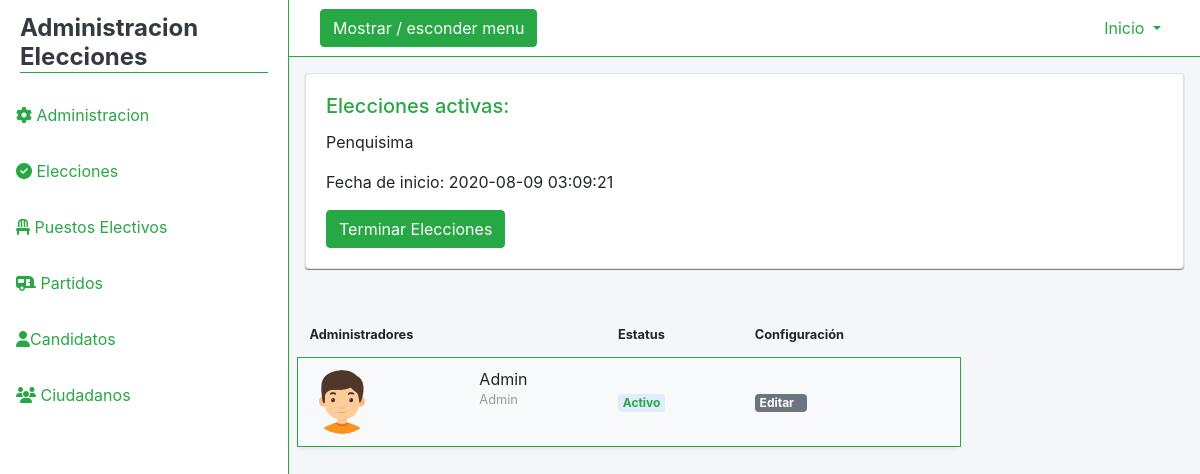
The page /admin/menuAdmin.php (signed in) on the database as committed earlier.
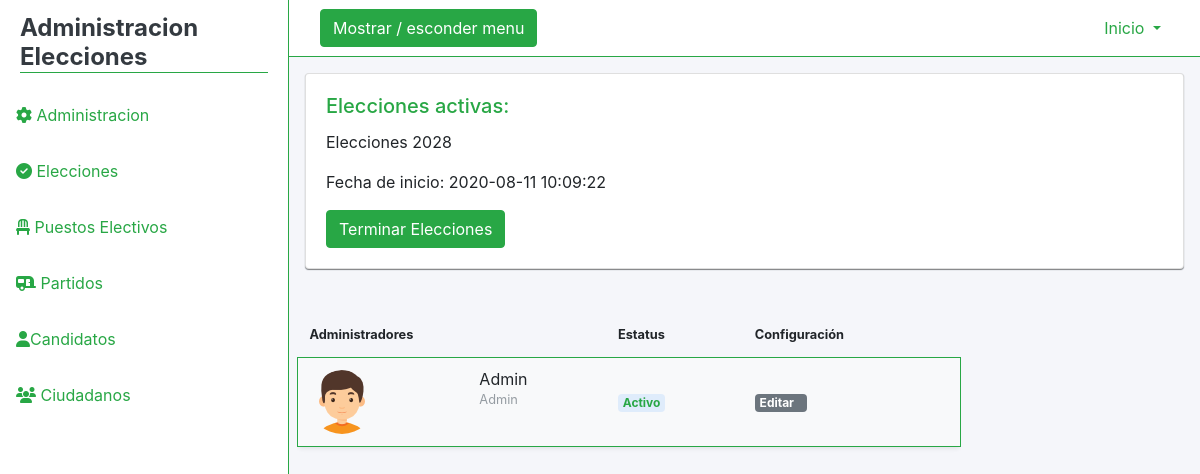
The same page on the database as committed later.
### tables this page shows
CREATE TABLE `elecciones` (
  `idElecciones` int(11) NOT NULL,
  `Nombre` varchar(45) DEFAULT NULL,
  `Fecha_realizacion` timestamp NULL DEFAULT current_timestamp(),
  `Estado` varchar(45) DEFAULT NULL
);

### elecciones/servicios/EleccioneServiceDataBase.php (called while the page is built, shortened)
<?php
require_once 'eleccion.php';
class EleccionServiceDatabase
{
    private $context;
    public function __construct()
    {
        $this->context = new Conexion();
    }
    public function GetList()
    {
        $elecciones = array();
        $db = $this->context->conectar();
        $stmt = $db->prepare("SELECT * FROM elecciones ORDER BY Fecha_realizacion DESC ");
        $stmt->execute();
        $result = $stmt->get_result();
        if ($result->num_rows !== 0) {
            while ($row = $result->fetch_object()) {
                $eleccion = new Eleccion();
                $eleccion->InicializarDatos($row->idElecciones, $row->Nombre, $row->Fecha_realizacion, $row->Estado);
                array_push($elecciones, $eleccion);
            }
        }
        return $elecciones;
    }
}

### elecciones/servicios/eleccion.php (called while the page is built, shortened)
<?php
class Eleccion
{
    public function InicializarDatos($id, $nombre, $Fecha_realizacion, $Estado)
    {
        $this->Nombre = $nombre;
        $this->Fecha_realizacion = $Fecha_realizacion;
        $this->Estado = $Estado;
    }
}

### admin/menuAdmin.php (the view, shortened to what this page needs)
<?php
require_once "../elecciones/servicios/EleccioneServiceDataBase.php";
$eleccion = new EleccionServiceDatabase();
$lista = $eleccion->GetList();
?>
<!DOCTYPE html>
<html lang="es">
<head>
    <link rel="stylesheet" href="../assets/css/admin.css" type="text/css">
    <link rel="stylesheet" href="https://stackpath.bootstrapcdn.com/bootstrap/4.5.0/css/bootstrap.min.css">
</head>
<body>
<div class="d-flex" id="content-wrapper">
    <div id="sidebar-container" class="bg-white border-right border-success">
      <div class="logo">
        <h4 class="font-weight-bold mb-0 text-dark border-bottom border-success">Administracion Elecciones</h4>
      </div>
      <div class="menu list-group-flush">
        <a href="#" class="list-group-item list-group-item-action text-success bg-white p-3 border-0"><i class="fas fa-cog"></i> Administracion</a>
        <a href="../elecciones/vistas/addElecciones.php" class="list-group-item list-group-item-action text-success bg-white p-3 border-0"><i class="fas fa-check-circle"></i> Elecciones</a>
        <a href="../puestosElectivos/vistas/addPuestoElectivo.php" class="list-group-item list-group-item-action text-success bg-white p-3 border-0"><i class="fas fa-chair"></i> Puestos Electivos</a>
        <a href="../partidos/vistas/addPartido.php" class="list-group-item list-group-item-action text-success bg-white p-3 border-0"><i class="fas fa-caravan"></i> Partidos</a>
         <a href="../candidatos/vistas/addCandidato.php" class="list-group-item list-group-item-action text-success bg-white p-3 border-0"><i class="fas fa-user"></i>Candidatos</a>
        <a href="../ciudadanos/vistas/addCiudadano.php" class="list-group-item list-group-item-action text-success bg-white p-3 border-0"> <i class="fas fa-users"></i> Ciudadanos</a>
      </div>
    </div>
    <div id="page-content-wrapper" class="w-100 bg-light-blue">
      <nav class="navbar navbar-expand-lg navbar-light bg-white border-bottom border-success">
        <div class="container">
          <button class="btn btn-success text-white" id="menu-toggle">Mostrar / esconder menu</button>
          <div class="collapse navbar-collapse" id="navbarSupportedContent">
            <ul class="navbar-nav ml-auto mt-2 mt-lg-0">
              <li class="nav-item dropdown">
                <a class="nav-link text-success dropdown-toggle" href="#" id="navbarDropdown" role="button"
                  data-toggle="dropdown" aria-haspopup="true" aria-expanded="false">
                 Inicio
                </a>
              </li>
            </ul>
          </div>
        </div>
      </nav>
<?php if (!empty($lista[0])): ?>
                  <div class="container-fluid p-3">
                    <div class="">
                    <div class="card card-elec">
  <div class="card-body">
    <h5 class="card-title text-success">Elecciones activas:</h5>
    <p class="card-text"> <?php echo $lista[0]->Nombre; ?></p>
    <p>Fecha de inicio: <?php echo $lista[0]->Fecha_realizacion; ?> </p>
    <?php if ($lista[0]->Estado == 'inactivo'): ?>
    <a href="../elecciones/servicios/terminarEleccion.php"  class="btn btn-success disabled">Terminar Elecciones</a>
    <?php else: ?>
 <a href="../elecciones/servicios/terminarEleccion.php"  class="btn btn-success ">Terminar Elecciones</a>
    <?php endif;?>
  </div>
</div>
                  </div>
</div>
      <div id="content" class="container-fluid p-2">
        <section class="py-3">
          <div class="row mb-3">
            <div class="col-xl-9 col-lg-12">
              <div class="table-responsive">
                <table class="table">
                  <thead>
                    <tr>
                      <th colspan="2"><small class="font-weight-bold">Administradores<small></th>
                      <th scope="col"><small class="font-weight-bold">Estatus<small></th>
                      <th scope="col"><small class="font-weight-bold">Configuración<small></th>
                    </tr>
                  </thead>
                  <tbody>
                    <tr class="shadow-sm border border-success rounded">
                      <td><img src="../assets/img/chico.png" class="img-fluid rounded-circle avatar" /></td>
                      <td><span class="d-block">Admin</span><small class="text-muted">Admin</small>
                      </td>
                      <td class="align-middle"><span class="badge badge-primary text-success">Activo</span></td>
                      <td class="align-middle"><span class="badge badge-secondary">Editar </span></td>
                    </tr>
                  </tbody>
                </table>
              </div>
            </div>
          </div>
        </section>
      </div>
    </div>
  </div>
          <?php else: ?>
               <h1>Debe de empezar una eleccion</h1>
          <?php endif;?>
</body>
</html>

### assets/css/admin.css (style rules this page uses)
:root { --light-blue: #F5F6FA; }
body { overflow: hidden; font-family: 'Muli', sans-serif; width: 100%; overflow-y: scroll; }
.text-muted { opacity: .7; }
.bg-light-blue { background-color: var(--light-blue) !important; }
.shadow-sm { box-shadow: 0 0 1.25rem rgba(11,37,75,.05); }
#sidebar-container { min-height: 100vh; margin-left: -18rem; -webkit-box-shadow: 5px 0px 5px 0px rgba(0,0,0,0.1); -moz-box-shadow: 5px 0px 5px 0px rgba(0,0,0,0.1); box-shadow: 5px 0px 5px 0px rgba(0,0,0,0.1); -webkit-transition: margin .25s ease-out; -moz-transition: margin .25s ease-out; -o-transition: margin .25s ease-out; transition: margin .25s ease-out; }
#sidebar-container .logo { padding: 0.875rem 1.25rem; }
#sidebar-container .menu { width: 18rem; }
.card-elec { box-shadow: 0 1px 1px gray, 0 1px 1px rgba(0, 123, 255, .1); }
.badge { padding: .5rem 1rem; }
.bg-primary, .badge-primary { background-color: rgba(0, 123, 255, .1) !important; }
.avatar { max-width: 35px; }
#content { height: 100vh; }
table { border-collapse: separate; border-spacing: 0 .5rem; }
table thead th { border: 0 !important; }
table tbody tr { background-color: var(--light); }
table tbody td { border-top: 0 !important; line-height: 1.2; }
@media (min-width: 768px) { #sidebar-container { margin-left: 0; } }

Rows that differ between the two databases and show on the page:
removed elecciones: Nombre "Penquisima", Fecha_realizacion "2020-08-09 03:09:21"
added elecciones: Nombre "Elecciones 2028", Fecha_realizacion "2020-08-11 10:09:22"
